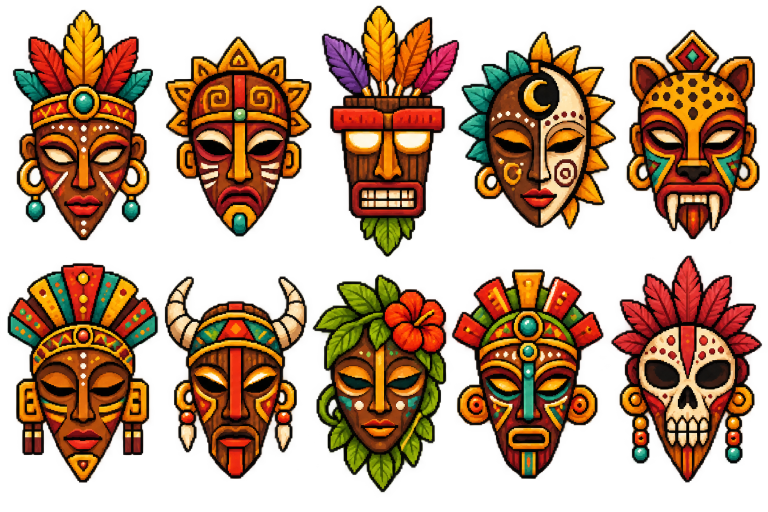
#> input picture VOICES/assets/adventure/mask-styles/source.png, 1536 x 1024 px (shown at 1/2 size)
$ python prepare-mask-styles.py
#> lines starting #> are read from the running program, lines starting #| are printed output that depends on the picture
"""Pack the ten transparent reference masks; recolors are cached by the game."""
from pathlib import Path
from PIL import Image
import json

ROOT = Path(__file__).resolve().parents[1]
TARGET = ROOT / 'assets/adventure/mask-styles'
MODELS = ['plumagem', 'coroa-solar', 'totem', 'sol-e-lua', 'felino',
          'leque', 'chifres', 'hibisco', 'mosaico', 'caveira']
# The extracted sheet has slightly uneven gutters. Use explicit sprite bounds
# so a neighboring crown or feather cannot leak into the next model.
BOUNDS = [(16, 8, 312, 492), (330, 64, 626, 484), (642, 4, 920, 512),
          (926, 54, 1236, 470), (1250, 54, 1530, 496),
          (8, 520, 320, 980), (328, 540, 624, 980), (626, 536, 898, 988),
          (904, 526, 1214, 980), (1220, 508, 1534, 990)]


def pack():
    source = Image.open(TARGET / 'source.png').convert('RGBA')
#> source is the input picture: PIL image 1536x1024 RGBA; mean R, G, B, A 104.6, 62.5, 24.3, 129.4
    # Match the existing mask pipeline's removal of near-transparent edge noise.
    source.putalpha(source.getchannel('A').point(lambda a: 0 if a <= 8 else a))
    sheet = Image.new('RGBA', (960, 384))
#> sheet: PIL image 960x384 RGBA; every value is 0
    for index, name in enumerate(MODELS):
        col, row = index % 5, index // 5
        frame = source.crop(BOUNDS[index])
        box = frame.getchannel('A').point(lambda a: 255 if a > 24 else 0).getbbox()
        assert box, f'Missing mask: {name}'
        frame = frame.crop(box)
        frame.thumbnail((168, 168), Image.Resampling.NEAREST)
        sheet.alpha_composite(frame, (col * 192 + (192 - frame.width) // 2,
                                      row * 192 + (192 - frame.height) // 2))
#> this loop made 10 passes
#> box on passes 1 to 10: (9, 11, 290, 473), (0, 8, 294, 410), (1, 7, 278, 508), (0, 9, 307, 406), (2, 5, 270, 425), (7, 6, 309, 446), (1, 12, 287, 418), (0, 12, 268, 449), (0, 12, 303, 432), (2, 3, 305, 457)
#> pass 1, in pack, `frame = source.crop(BOUNDS[index])`:
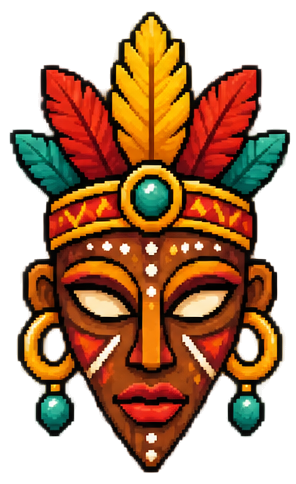
#> frame: PIL image 296x484 RGBA; mean R, G, B, A 112.1, 64.7, 24.9, 149.2; transparent parts drawn white
#> pass 1, in pack, `frame = frame.crop(box)`:
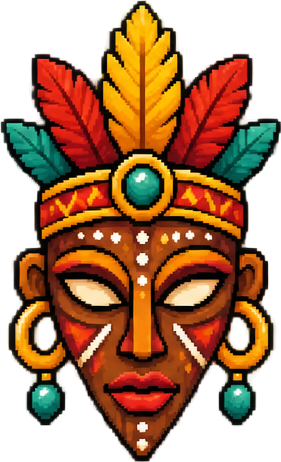
#> frame: PIL image 281x462 RGBA; mean R, G, B, A 115.2, 65.2, 24.8, 164.6; transparent parts drawn white
#> pass 2, in pack, `frame = source.crop(BOUNDS[index])`:
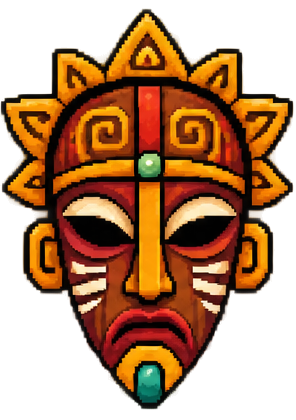
#> frame: PIL image 296x420 RGBA; mean R, G, B, A 115.3, 64.5, 19.5, 147.8; transparent parts drawn white
#> pass 2, in pack, `frame = frame.crop(box)`:
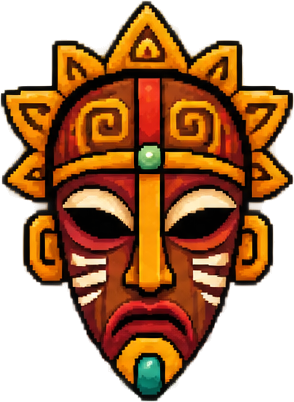
#> frame: PIL image 294x402 RGBA; mean R, G, B, A 117.2, 64.8, 19.1, 155.5; transparent parts drawn white
#> after the loop:
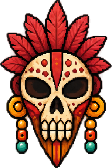
#> frame: PIL image 112x168 RGBA; mean R, G, B, A 116.4, 57.2, 37.8, 155.5; transparent parts drawn white
#> after the loop:
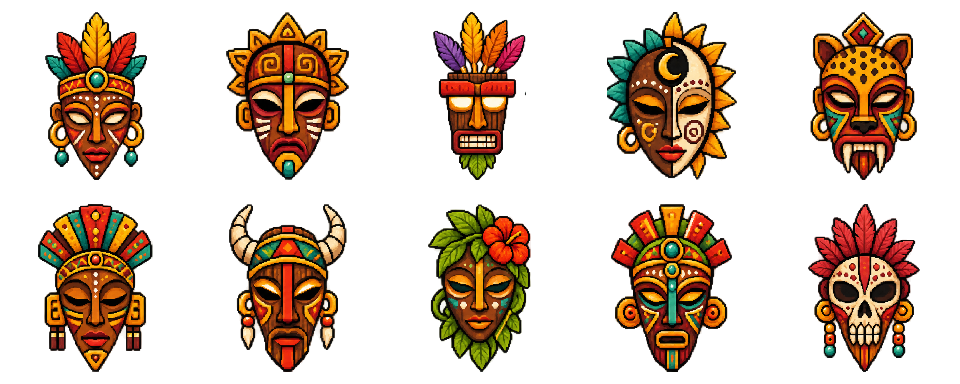
#> sheet: PIL image 960x384 RGBA; mean R, G, B, A 43.1, 24.4, 8.9, 83.3; transparent parts drawn white
    animated = all((TARGET / f'{name}-atlas.webp').exists() for name in MODELS)
    if animated:
        for index, name in enumerate(MODELS):
            frame = Image.open(TARGET / f'{name}-atlas.webp').convert('RGBA').crop((0, 0, 192, 192))
            sheet.paste(frame, (index % 5 * 192, index // 5 * 192))
    sheet.save(TARGET / 'gallery.webp', lossless=True)
    metadata = {'file': 'assets/adventure/mask-styles/gallery.webp', 'columns': 5,
                'rows': 2, 'cell': 192, 'models': MODELS,
                'palettes': {'original': 0, 'turquesa': 140, 'violeta': 250, 'rubi': 325},
                'player': 2, 'source': 'source.png',
                'reference': 'User-provided ten-mask reference, 8deb8f89-51d0-42e2-b2f8-57dd1d636802.png',
                'tool': 'Built-in image_gen; transparent background extraction',
                'prompt': 'Use case: background-extraction. Asset type: transparent pixel-art game sprite sheet for VOICES. Edit target: the supplied image of TEN masks arranged in TWO rows of FIVE. Remove ONLY the flat black background surrounding all ten separate masks, making it truly transparent alpha. Preserve all ten designs, colors, pixel-art shading, small earrings, feathers, leaves, teeth and dark interior facial features. Keep the same order, full shapes with no cropping, and a regular two-row five-column grid, each mask centered in its own equal-size cell with ample transparent margins and gaps; do not let any shapes cross cell boundaries. Do not add text, borders, new masks or decorations. The existing black eye sockets and internal dark details must remain dark and opaque; only outside background becomes transparent. Exact reference artwork preservation is the priority.'}
    if animated:
        metadata.update({'thumbnailSource': 'front/open frame of each animated atlas',
                         'animationManifest': 'assets/adventure/mask-styles/animations.json'})
    (TARGET / 'manifest.json').write_text(json.dumps(metadata, ensure_ascii=False, indent=2) + '\n', encoding='utf8')
    print('Packed ten transparent masks in one 960 x 384 WebP; four runtime palettes each.')


if __name__ == '__main__':
    pack()
